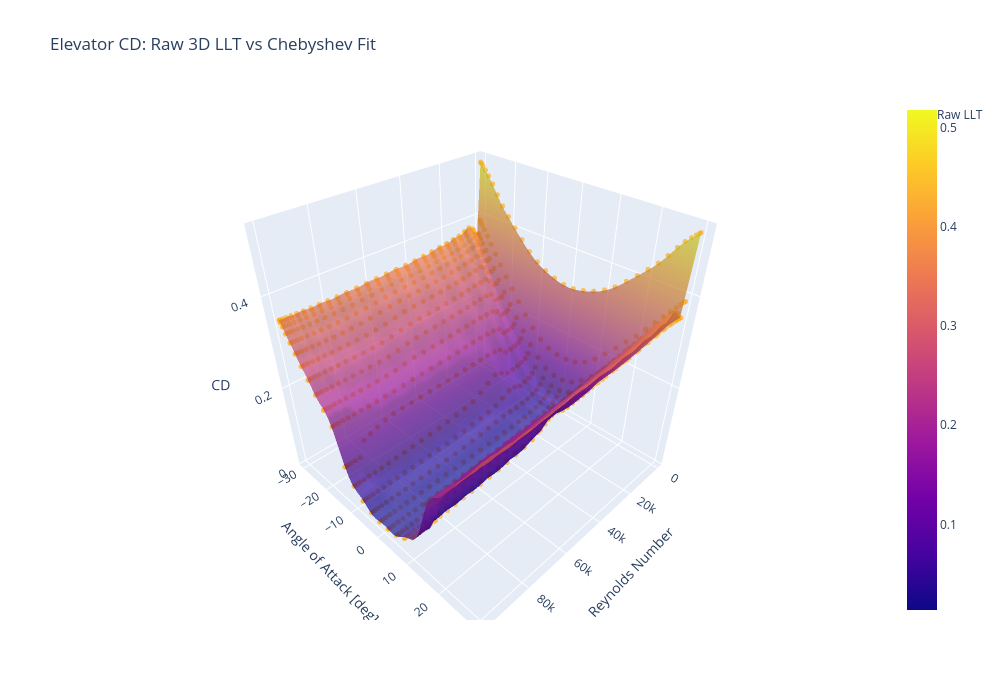

This figure's notebook cell:
### Markdown cell above
## Plot Elevator CD: Raw vs Chebyshev Fit

### Code cell
if elevator_files_exist:
    fig = go.Figure()
    
    # Scatter plot of raw LLT data
    fig.add_trace(go.Scatter3d(
        x=Re_grid.flatten(),
        y=alpha_grid.flatten(),
        z=elev_CD_raw.flatten(),
        mode='markers',
        marker=dict(size=3, color='orange', opacity=0.6),
        name='Raw LLT',
        hovertemplate='Re: %{x:.0f}<br>α: %{y:.2f}°<br>CD: %{z:.4f}<extra></extra>'
    ))
    
    # Surface plot of Chebyshev fit
    elev_CD_surface = evaluate_chebyshev(AA_mesh, RE_mesh, elev_phi_CD, alpha_range, Re_range)
    elev_CD_surface = elev_CD_surface.reshape(n_grid, n_grid)
    
    fig.add_trace(go.Surface(
        x=Re_fine,
        y=alpha_fine,
        z=elev_CD_surface,
        colorscale='Plasma',
        name='Chebyshev Fit',
        showscale=True,
        opacity=0.7,
        hovertemplate='Re: %{x:.0f}<br>α: %{y:.2f}°<br>CD: %{z:.4f}<extra></extra>'
    ))
    
    fig.update_layout(
        title="Elevator CD: Raw 3D LLT vs Chebyshev Fit",
        scene=dict(
            xaxis_title='Reynolds Number',
            yaxis_title='Angle of Attack [deg]',
            zaxis_title='CD',
        ),
        width=1000,
        height=700,
        showlegend=True
    )
    
    fig.show()
else:
    print("Skipping elevator CD plot (no data)")

### Figure 1 — Plotly figure (JSON) as saved in the notebook; plotly's stock layout.template omitted (floating-point values rounded to 4 significant figures; data arrays with more than 128 entries replaced by an {"elided": "..."} marker saying what was removed)
{"data": [{"hovertemplate": "Re: %{x:.0f}<br>α: %{y:.2f}°<br>CD: %{z:.4f}<extra></extra>", "marker": {"color": "orange", "opacity": 0.6, "size": 3}, "mode": "markers", "name": "Raw LLT", "type": "scatter3d", "x": {"elided": "1024 float values"}, "y": {"elided": "1024 float values"}, "z": {"elided": "1024 float values"}}, {"colorscale": [[0, "#0d0887"], [0.1111, "#46039f"], [0.2222, "#7201a8"], [0.3333, "#9c179e"], [0.4444, "#bd3786"], [0.5556, "#d8576b"], [0.6667, "#ed7953"], [0.7778, "#fb9f3a"], [0.8889, "#fdca26"], [1, "#f0f921"]], "hovertemplate": "Re: %{x:.0f}<br>α: %{y:.2f}°<br>CD: %{z:.4f}<extra></extra>", "name": "Chebyshev Fit", "opacity": 0.7, "showscale": true, "type": "surface", "x": [160.2, 2196.0, 4233.0, 6269.0, 8305.0, 10340.0, 12380.0, 14410.0, 16450.0, 18490.0, 20520.0, 22560.0, 24600.0, 26630.0, 28670.0, 30700.0, 32740.0, 34780.0, 36810.0, 38850.0, 40890.0, 42920.0, 44960.0, 47000.0, 49030.0, 51070.0, 53100.0, 55140.0, 57180.0, 59210.0, 61250.0, 63290.0, 65320.0, 67360.0, 69400.0, 71430.0, 73470.0, 75500.0, 77540.0, 79580.0, 81610.0, 83650.0, 85690.0, 87720.0, 89760.0, 91790.0, 93830.0, 95870.0, 97900.0, 99940.0], "y": [-29.96, -28.74, -27.52, -26.29, -25.07, -23.85, -22.63, -21.4, -20.18, -18.96, -17.73, -16.51, -15.29, -14.06, -12.84, -11.62, -10.4, -9.173, -7.95, -6.727, -5.504, -4.281, -3.058, -1.835, -0.6115, 0.6115, 1.835, 3.058, 4.281, 5.504, 6.727, 7.95, 9.173, 10.4, 11.62, 12.84, 14.06, 15.29, 16.51, 17.73, 18.96, 20.18, 21.4, 22.63, 23.85, 25.07, 26.29, 27.52, 28.74, 29.96], "z": {"elided": "50x50 float values"}}], "layout": {"height": 700, "scene": {"xaxis": {"title": {"text": "Reynolds Number"}}, "yaxis": {"title": {"text": "Angle of Attack [deg]"}}, "zaxis": {"title": {"text": "CD"}}}, "showlegend": true, "title": {"text": "Elevator CD: Raw 3D LLT vs Chebyshev Fit"}, "width": 1000}}
